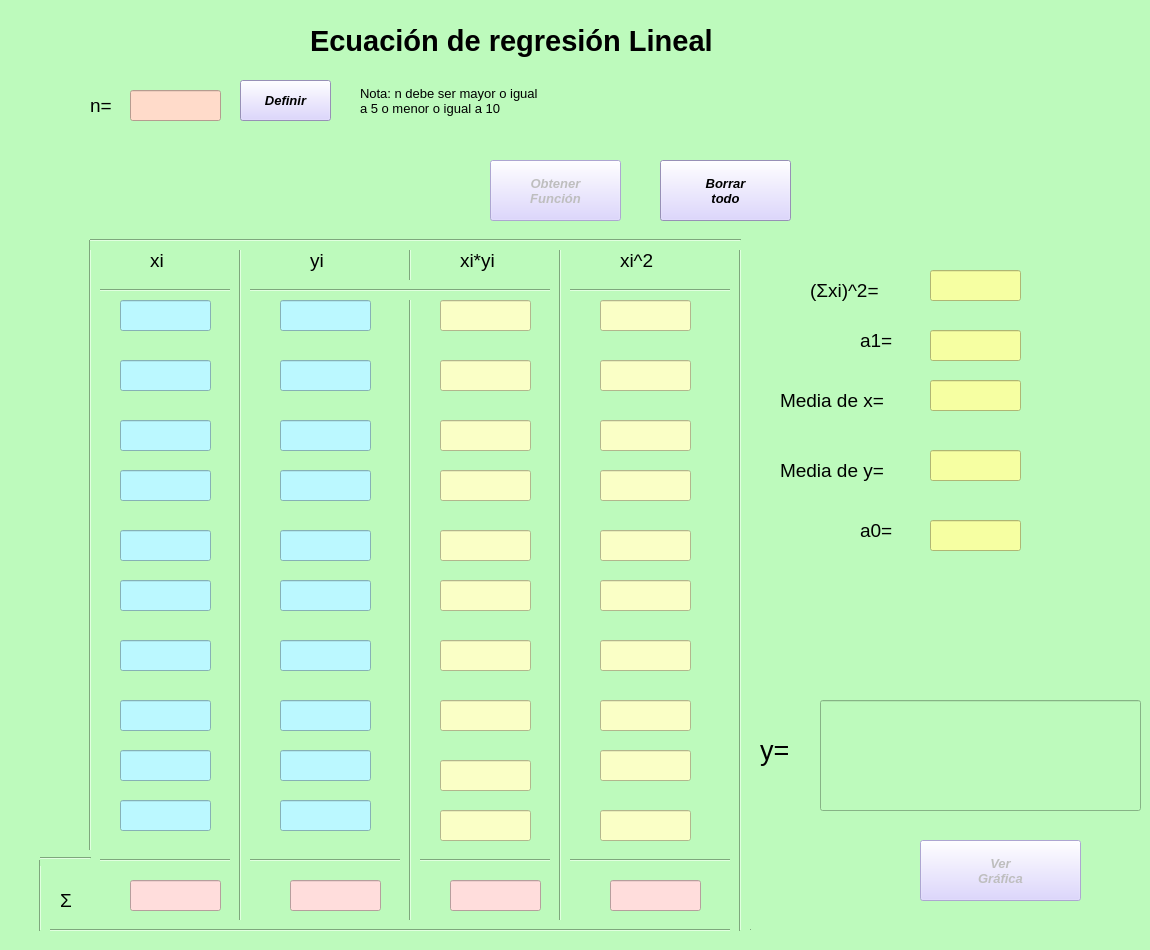
<?xml version="1.0" encoding="UTF-8"?>
<ui version="4.0">
 <class>Dialog</class>
 <widget class="QDialog" name="Dialog">
  <property name="geometry">
   <rect>
    <x>0</x>
    <y>0</y>
    <width>1150</width>
    <height>950</height>
   </rect>
  </property>
  <property name="minimumSize">
   <size>
    <width>1150</width>
    <height>950</height>
   </size>
  </property>
  <property name="maximumSize">
   <size>
    <width>1150</width>
    <height>950</height>
   </size>
  </property>
  <property name="windowTitle">
   <string>Regresion Lineal</string>
  </property>
  <property name="windowIcon">
   <iconset>
    <normaloff>Graf.ico</normaloff>Graf.ico</iconset>
  </property>
  <property name="styleSheet">
   <string notr="true">background-color: rgb(189, 250, 188);</string>
  </property>
  <widget class="QLabel" name="label">
   <property name="geometry">
    <rect>
     <x>310</x>
     <y>10</y>
     <width>571</width>
     <height>61</height>
    </rect>
   </property>
   <property name="font">
    <font>
     <pointsize>22</pointsize>
     <weight>75</weight>
     <bold>true</bold>
    </font>
   </property>
   <property name="text">
    <string>Ecuación de regresión Lineal</string>
   </property>
  </widget>
  <widget class="QLabel" name="lblxi">
   <property name="geometry">
    <rect>
     <x>70</x>
     <y>150</y>
     <width>161</width>
     <height>71</height>
    </rect>
   </property>
   <property name="font">
    <font>
     <pointsize>14</pointsize>
    </font>
   </property>
   <property name="text">
    <string/>
   </property>
  </widget>
  <widget class="QLabel" name="lblyi">
   <property name="geometry">
    <rect>
     <x>260</x>
     <y>150</y>
     <width>161</width>
     <height>81</height>
    </rect>
   </property>
   <property name="font">
    <font>
     <pointsize>14</pointsize>
    </font>
   </property>
   <property name="text">
    <string/>
   </property>
  </widget>
  <widget class="QLineEdit" name="txtxi1">
   <property name="enabled">
    <bool>false</bool>
   </property>
   <property name="geometry">
    <rect>
     <x>120</x>
     <y>300</y>
     <width>91</width>
     <height>31</height>
    </rect>
   </property>
   <property name="font">
    <font>
     <pointsize>12</pointsize>
    </font>
   </property>
   <property name="styleSheet">
    <string notr="true">background-color: rgb(187, 248, 255);</string>
   </property>
  </widget>
  <widget class="QLineEdit" name="txtxi2">
   <property name="enabled">
    <bool>false</bool>
   </property>
   <property name="geometry">
    <rect>
     <x>120</x>
     <y>360</y>
     <width>91</width>
     <height>31</height>
    </rect>
   </property>
   <property name="font">
    <font>
     <pointsize>12</pointsize>
    </font>
   </property>
   <property name="styleSheet">
    <string notr="true">background-color: rgb(187, 248, 255);</string>
   </property>
  </widget>
  <widget class="QLineEdit" name="txtxi3">
   <property name="enabled">
    <bool>false</bool>
   </property>
   <property name="geometry">
    <rect>
     <x>120</x>
     <y>420</y>
     <width>91</width>
     <height>31</height>
    </rect>
   </property>
   <property name="font">
    <font>
     <pointsize>12</pointsize>
    </font>
   </property>
   <property name="styleSheet">
    <string notr="true">background-color: rgb(187, 248, 255);</string>
   </property>
  </widget>
  <widget class="QLineEdit" name="txtxi4">
   <property name="enabled">
    <bool>false</bool>
   </property>
   <property name="geometry">
    <rect>
     <x>120</x>
     <y>470</y>
     <width>91</width>
     <height>31</height>
    </rect>
   </property>
   <property name="font">
    <font>
     <pointsize>12</pointsize>
    </font>
   </property>
   <property name="styleSheet">
    <string notr="true">background-color: rgb(187, 248, 255);</string>
   </property>
  </widget>
  <widget class="QLineEdit" name="txtxi5">
   <property name="enabled">
    <bool>false</bool>
   </property>
   <property name="geometry">
    <rect>
     <x>120</x>
     <y>530</y>
     <width>91</width>
     <height>31</height>
    </rect>
   </property>
   <property name="font">
    <font>
     <pointsize>12</pointsize>
    </font>
   </property>
   <property name="styleSheet">
    <string notr="true">background-color: rgb(187, 248, 255);</string>
   </property>
  </widget>
  <widget class="QLineEdit" name="txtxi6">
   <property name="enabled">
    <bool>false</bool>
   </property>
   <property name="geometry">
    <rect>
     <x>120</x>
     <y>580</y>
     <width>91</width>
     <height>31</height>
    </rect>
   </property>
   <property name="font">
    <font>
     <pointsize>12</pointsize>
    </font>
   </property>
   <property name="styleSheet">
    <string notr="true">background-color: rgb(187, 248, 255);</string>
   </property>
  </widget>
  <widget class="QLineEdit" name="txtxi7">
   <property name="enabled">
    <bool>false</bool>
   </property>
   <property name="geometry">
    <rect>
     <x>120</x>
     <y>640</y>
     <width>91</width>
     <height>31</height>
    </rect>
   </property>
   <property name="font">
    <font>
     <pointsize>12</pointsize>
    </font>
   </property>
   <property name="styleSheet">
    <string notr="true">background-color: rgb(187, 248, 255);</string>
   </property>
  </widget>
  <widget class="QLineEdit" name="txtyi1">
   <property name="enabled">
    <bool>false</bool>
   </property>
   <property name="geometry">
    <rect>
     <x>280</x>
     <y>300</y>
     <width>91</width>
     <height>31</height>
    </rect>
   </property>
   <property name="font">
    <font>
     <pointsize>12</pointsize>
    </font>
   </property>
   <property name="styleSheet">
    <string notr="true">background-color: rgb(187, 248, 255);</string>
   </property>
  </widget>
  <widget class="QLineEdit" name="txtyi3">
   <property name="enabled">
    <bool>false</bool>
   </property>
   <property name="geometry">
    <rect>
     <x>280</x>
     <y>420</y>
     <width>91</width>
     <height>31</height>
    </rect>
   </property>
   <property name="font">
    <font>
     <pointsize>12</pointsize>
    </font>
   </property>
   <property name="styleSheet">
    <string notr="true">background-color: rgb(187, 248, 255);</string>
   </property>
  </widget>
  <widget class="QLineEdit" name="txtyi5">
   <property name="enabled">
    <bool>false</bool>
   </property>
   <property name="geometry">
    <rect>
     <x>280</x>
     <y>530</y>
     <width>91</width>
     <height>31</height>
    </rect>
   </property>
   <property name="font">
    <font>
     <pointsize>12</pointsize>
    </font>
   </property>
   <property name="styleSheet">
    <string notr="true">background-color: rgb(187, 248, 255);</string>
   </property>
  </widget>
  <widget class="QLineEdit" name="txtyi2">
   <property name="enabled">
    <bool>false</bool>
   </property>
   <property name="geometry">
    <rect>
     <x>280</x>
     <y>360</y>
     <width>91</width>
     <height>31</height>
    </rect>
   </property>
   <property name="font">
    <font>
     <pointsize>12</pointsize>
    </font>
   </property>
   <property name="styleSheet">
    <string notr="true">background-color: rgb(187, 248, 255);</string>
   </property>
  </widget>
  <widget class="QLineEdit" name="txtyi6">
   <property name="enabled">
    <bool>false</bool>
   </property>
   <property name="geometry">
    <rect>
     <x>280</x>
     <y>580</y>
     <width>91</width>
     <height>31</height>
    </rect>
   </property>
   <property name="font">
    <font>
     <pointsize>12</pointsize>
    </font>
   </property>
   <property name="styleSheet">
    <string notr="true">background-color: rgb(187, 248, 255);</string>
   </property>
  </widget>
  <widget class="QLineEdit" name="txtyi7">
   <property name="enabled">
    <bool>false</bool>
   </property>
   <property name="geometry">
    <rect>
     <x>280</x>
     <y>640</y>
     <width>91</width>
     <height>31</height>
    </rect>
   </property>
   <property name="font">
    <font>
     <pointsize>12</pointsize>
    </font>
   </property>
   <property name="styleSheet">
    <string notr="true">background-color: rgb(187, 248, 255);</string>
   </property>
  </widget>
  <widget class="QLineEdit" name="txtyi4">
   <property name="enabled">
    <bool>false</bool>
   </property>
   <property name="geometry">
    <rect>
     <x>280</x>
     <y>470</y>
     <width>91</width>
     <height>31</height>
    </rect>
   </property>
   <property name="font">
    <font>
     <pointsize>12</pointsize>
    </font>
   </property>
   <property name="styleSheet">
    <string notr="true">background-color: rgb(187, 248, 255);</string>
   </property>
  </widget>
  <widget class="QLabel" name="label_5">
   <property name="geometry">
    <rect>
     <x>150</x>
     <y>240</y>
     <width>51</width>
     <height>41</height>
    </rect>
   </property>
   <property name="font">
    <font>
     <pointsize>14</pointsize>
    </font>
   </property>
   <property name="text">
    <string>xi</string>
   </property>
  </widget>
  <widget class="QLabel" name="label_6">
   <property name="geometry">
    <rect>
     <x>310</x>
     <y>240</y>
     <width>51</width>
     <height>41</height>
    </rect>
   </property>
   <property name="font">
    <font>
     <pointsize>14</pointsize>
    </font>
   </property>
   <property name="text">
    <string>yi</string>
   </property>
  </widget>
  <widget class="QLabel" name="label_7">
   <property name="geometry">
    <rect>
     <x>460</x>
     <y>240</y>
     <width>61</width>
     <height>41</height>
    </rect>
   </property>
   <property name="font">
    <font>
     <pointsize>14</pointsize>
    </font>
   </property>
   <property name="text">
    <string>xi*yi</string>
   </property>
  </widget>
  <widget class="QLineEdit" name="txtxiyi1">
   <property name="enabled">
    <bool>false</bool>
   </property>
   <property name="geometry">
    <rect>
     <x>440</x>
     <y>300</y>
     <width>91</width>
     <height>31</height>
    </rect>
   </property>
   <property name="font">
    <font>
     <pointsize>12</pointsize>
    </font>
   </property>
   <property name="styleSheet">
    <string notr="true">background-color: rgb(250, 255, 198);</string>
   </property>
  </widget>
  <widget class="QLineEdit" name="txtxiyi2">
   <property name="enabled">
    <bool>false</bool>
   </property>
   <property name="geometry">
    <rect>
     <x>440</x>
     <y>360</y>
     <width>91</width>
     <height>31</height>
    </rect>
   </property>
   <property name="font">
    <font>
     <pointsize>12</pointsize>
    </font>
   </property>
   <property name="styleSheet">
    <string notr="true">background-color: rgb(250, 255, 198);</string>
   </property>
  </widget>
  <widget class="QLineEdit" name="txtxiyi7">
   <property name="enabled">
    <bool>false</bool>
   </property>
   <property name="geometry">
    <rect>
     <x>440</x>
     <y>640</y>
     <width>91</width>
     <height>31</height>
    </rect>
   </property>
   <property name="font">
    <font>
     <pointsize>12</pointsize>
    </font>
   </property>
   <property name="styleSheet">
    <string notr="true">background-color: rgb(250, 255, 198);</string>
   </property>
  </widget>
  <widget class="QLineEdit" name="txtxiyi5">
   <property name="enabled">
    <bool>false</bool>
   </property>
   <property name="geometry">
    <rect>
     <x>440</x>
     <y>530</y>
     <width>91</width>
     <height>31</height>
    </rect>
   </property>
   <property name="font">
    <font>
     <pointsize>12</pointsize>
    </font>
   </property>
   <property name="styleSheet">
    <string notr="true">background-color: rgb(250, 255, 198);</string>
   </property>
  </widget>
  <widget class="QLineEdit" name="txtxiyi3">
   <property name="enabled">
    <bool>false</bool>
   </property>
   <property name="geometry">
    <rect>
     <x>440</x>
     <y>420</y>
     <width>91</width>
     <height>31</height>
    </rect>
   </property>
   <property name="font">
    <font>
     <pointsize>12</pointsize>
    </font>
   </property>
   <property name="styleSheet">
    <string notr="true">background-color: rgb(250, 255, 198);</string>
   </property>
  </widget>
  <widget class="QLineEdit" name="txtxiyi6">
   <property name="enabled">
    <bool>false</bool>
   </property>
   <property name="geometry">
    <rect>
     <x>440</x>
     <y>580</y>
     <width>91</width>
     <height>31</height>
    </rect>
   </property>
   <property name="font">
    <font>
     <pointsize>12</pointsize>
    </font>
   </property>
   <property name="styleSheet">
    <string notr="true">background-color: rgb(250, 255, 198);</string>
   </property>
  </widget>
  <widget class="QLineEdit" name="txtxiyi4">
   <property name="enabled">
    <bool>false</bool>
   </property>
   <property name="geometry">
    <rect>
     <x>440</x>
     <y>470</y>
     <width>91</width>
     <height>31</height>
    </rect>
   </property>
   <property name="font">
    <font>
     <pointsize>12</pointsize>
    </font>
   </property>
   <property name="styleSheet">
    <string notr="true">background-color: rgb(250, 255, 198);</string>
   </property>
  </widget>
  <widget class="QLabel" name="label_8">
   <property name="geometry">
    <rect>
     <x>620</x>
     <y>240</y>
     <width>51</width>
     <height>41</height>
    </rect>
   </property>
   <property name="font">
    <font>
     <pointsize>14</pointsize>
    </font>
   </property>
   <property name="text">
    <string>xi^2</string>
   </property>
  </widget>
  <widget class="QLineEdit" name="txtxi22">
   <property name="enabled">
    <bool>false</bool>
   </property>
   <property name="geometry">
    <rect>
     <x>600</x>
     <y>360</y>
     <width>91</width>
     <height>31</height>
    </rect>
   </property>
   <property name="font">
    <font>
     <pointsize>12</pointsize>
    </font>
   </property>
   <property name="styleSheet">
    <string notr="true">background-color: rgb(250, 255, 198);</string>
   </property>
  </widget>
  <widget class="QLineEdit" name="txtxi32">
   <property name="enabled">
    <bool>false</bool>
   </property>
   <property name="geometry">
    <rect>
     <x>600</x>
     <y>420</y>
     <width>91</width>
     <height>31</height>
    </rect>
   </property>
   <property name="font">
    <font>
     <pointsize>12</pointsize>
    </font>
   </property>
   <property name="styleSheet">
    <string notr="true">background-color: rgb(250, 255, 198);</string>
   </property>
  </widget>
  <widget class="QLineEdit" name="txtxi62">
   <property name="enabled">
    <bool>false</bool>
   </property>
   <property name="geometry">
    <rect>
     <x>600</x>
     <y>580</y>
     <width>91</width>
     <height>31</height>
    </rect>
   </property>
   <property name="font">
    <font>
     <pointsize>12</pointsize>
    </font>
   </property>
   <property name="styleSheet">
    <string notr="true">background-color: rgb(250, 255, 198);</string>
   </property>
  </widget>
  <widget class="QLineEdit" name="txtxi72">
   <property name="enabled">
    <bool>false</bool>
   </property>
   <property name="geometry">
    <rect>
     <x>600</x>
     <y>640</y>
     <width>91</width>
     <height>31</height>
    </rect>
   </property>
   <property name="font">
    <font>
     <pointsize>12</pointsize>
    </font>
   </property>
   <property name="styleSheet">
    <string notr="true">background-color: rgb(250, 255, 198);</string>
   </property>
  </widget>
  <widget class="QLineEdit" name="txtxi12">
   <property name="enabled">
    <bool>false</bool>
   </property>
   <property name="geometry">
    <rect>
     <x>600</x>
     <y>300</y>
     <width>91</width>
     <height>31</height>
    </rect>
   </property>
   <property name="font">
    <font>
     <pointsize>12</pointsize>
    </font>
   </property>
   <property name="styleSheet">
    <string notr="true">background-color: rgb(250, 255, 198);</string>
   </property>
  </widget>
  <widget class="QLineEdit" name="txtxi52">
   <property name="enabled">
    <bool>false</bool>
   </property>
   <property name="geometry">
    <rect>
     <x>600</x>
     <y>530</y>
     <width>91</width>
     <height>31</height>
    </rect>
   </property>
   <property name="font">
    <font>
     <pointsize>12</pointsize>
    </font>
   </property>
   <property name="styleSheet">
    <string notr="true">background-color: rgb(250, 255, 198);</string>
   </property>
  </widget>
  <widget class="QLineEdit" name="txtxi42">
   <property name="enabled">
    <bool>false</bool>
   </property>
   <property name="geometry">
    <rect>
     <x>600</x>
     <y>470</y>
     <width>91</width>
     <height>31</height>
    </rect>
   </property>
   <property name="font">
    <font>
     <pointsize>12</pointsize>
    </font>
   </property>
   <property name="styleSheet">
    <string notr="true">background-color: rgb(250, 255, 198);</string>
   </property>
  </widget>
  <widget class="QLabel" name="label_9">
   <property name="geometry">
    <rect>
     <x>60</x>
     <y>880</y>
     <width>21</width>
     <height>41</height>
    </rect>
   </property>
   <property name="font">
    <font>
     <pointsize>14</pointsize>
    </font>
   </property>
   <property name="text">
    <string>Σ</string>
   </property>
  </widget>
  <widget class="QLineEdit" name="txtSumxi">
   <property name="enabled">
    <bool>false</bool>
   </property>
   <property name="geometry">
    <rect>
     <x>130</x>
     <y>880</y>
     <width>91</width>
     <height>31</height>
    </rect>
   </property>
   <property name="font">
    <font>
     <pointsize>12</pointsize>
    </font>
   </property>
   <property name="styleSheet">
    <string notr="true">background-color: rgb(255, 221, 220);</string>
   </property>
  </widget>
  <widget class="Line" name="line">
   <property name="geometry">
    <rect>
     <x>100</x>
     <y>850</y>
     <width>641</width>
     <height>20</height>
    </rect>
   </property>
   <property name="orientation">
    <enum>Qt::Horizontal</enum>
   </property>
  </widget>
  <widget class="Line" name="line_2">
   <property name="geometry">
    <rect>
     <x>400</x>
     <y>240</y>
     <width>20</width>
     <height>691</height>
    </rect>
   </property>
   <property name="orientation">
    <enum>Qt::Vertical</enum>
   </property>
  </widget>
  <widget class="Line" name="line_3">
   <property name="geometry">
    <rect>
     <x>90</x>
     <y>280</y>
     <width>651</width>
     <height>20</height>
    </rect>
   </property>
   <property name="orientation">
    <enum>Qt::Horizontal</enum>
   </property>
  </widget>
  <widget class="QLineEdit" name="txtSumyi">
   <property name="enabled">
    <bool>false</bool>
   </property>
   <property name="geometry">
    <rect>
     <x>290</x>
     <y>880</y>
     <width>91</width>
     <height>31</height>
    </rect>
   </property>
   <property name="font">
    <font>
     <pointsize>12</pointsize>
    </font>
   </property>
   <property name="styleSheet">
    <string notr="true">background-color: rgb(255, 221, 220);</string>
   </property>
  </widget>
  <widget class="QLineEdit" name="txtSumxiyi">
   <property name="enabled">
    <bool>false</bool>
   </property>
   <property name="geometry">
    <rect>
     <x>450</x>
     <y>880</y>
     <width>91</width>
     <height>31</height>
    </rect>
   </property>
   <property name="font">
    <font>
     <pointsize>12</pointsize>
    </font>
   </property>
   <property name="styleSheet">
    <string notr="true">background-color: rgb(255, 221, 220);</string>
   </property>
  </widget>
  <widget class="QLineEdit" name="txtSumxi2">
   <property name="enabled">
    <bool>false</bool>
   </property>
   <property name="geometry">
    <rect>
     <x>610</x>
     <y>880</y>
     <width>91</width>
     <height>31</height>
    </rect>
   </property>
   <property name="font">
    <font>
     <pointsize>12</pointsize>
    </font>
   </property>
   <property name="styleSheet">
    <string notr="true">background-color: rgb(255, 221, 220);</string>
   </property>
  </widget>
  <widget class="Line" name="line_4">
   <property name="geometry">
    <rect>
     <x>230</x>
     <y>240</y>
     <width>20</width>
     <height>691</height>
    </rect>
   </property>
   <property name="orientation">
    <enum>Qt::Vertical</enum>
   </property>
  </widget>
  <widget class="Line" name="line_5">
   <property name="geometry">
    <rect>
     <x>550</x>
     <y>240</y>
     <width>20</width>
     <height>681</height>
    </rect>
   </property>
   <property name="orientation">
    <enum>Qt::Vertical</enum>
   </property>
  </widget>
  <widget class="Line" name="line_6">
   <property name="geometry">
    <rect>
     <x>40</x>
     <y>920</y>
     <width>711</width>
     <height>20</height>
    </rect>
   </property>
   <property name="orientation">
    <enum>Qt::Horizontal</enum>
   </property>
  </widget>
  <widget class="Line" name="line_7">
   <property name="geometry">
    <rect>
     <x>80</x>
     <y>240</y>
     <width>20</width>
     <height>621</height>
    </rect>
   </property>
   <property name="orientation">
    <enum>Qt::Vertical</enum>
   </property>
  </widget>
  <widget class="Line" name="line_8">
   <property name="geometry">
    <rect>
     <x>730</x>
     <y>240</y>
     <width>20</width>
     <height>691</height>
    </rect>
   </property>
   <property name="orientation">
    <enum>Qt::Vertical</enum>
   </property>
  </widget>
  <widget class="Line" name="line_9">
   <property name="geometry">
    <rect>
     <x>30</x>
     <y>860</y>
     <width>20</width>
     <height>71</height>
    </rect>
   </property>
   <property name="orientation">
    <enum>Qt::Vertical</enum>
   </property>
  </widget>
  <widget class="Line" name="line_10">
   <property name="geometry">
    <rect>
     <x>40</x>
     <y>850</y>
     <width>51</width>
     <height>16</height>
    </rect>
   </property>
   <property name="orientation">
    <enum>Qt::Horizontal</enum>
   </property>
  </widget>
  <widget class="Line" name="line_11">
   <property name="geometry">
    <rect>
     <x>90</x>
     <y>230</y>
     <width>651</width>
     <height>20</height>
    </rect>
   </property>
   <property name="orientation">
    <enum>Qt::Horizontal</enum>
   </property>
  </widget>
  <widget class="QLabel" name="label_10">
   <property name="geometry">
    <rect>
     <x>780</x>
     <y>380</y>
     <width>151</width>
     <height>41</height>
    </rect>
   </property>
   <property name="font">
    <font>
     <pointsize>14</pointsize>
    </font>
   </property>
   <property name="text">
    <string>Media de x=</string>
   </property>
  </widget>
  <widget class="QLabel" name="label_11">
   <property name="geometry">
    <rect>
     <x>780</x>
     <y>450</y>
     <width>151</width>
     <height>41</height>
    </rect>
   </property>
   <property name="font">
    <font>
     <pointsize>14</pointsize>
    </font>
   </property>
   <property name="text">
    <string>Media de y=</string>
   </property>
  </widget>
  <widget class="QLineEdit" name="txtxiM">
   <property name="enabled">
    <bool>false</bool>
   </property>
   <property name="geometry">
    <rect>
     <x>930</x>
     <y>380</y>
     <width>91</width>
     <height>31</height>
    </rect>
   </property>
   <property name="font">
    <font>
     <pointsize>12</pointsize>
    </font>
   </property>
   <property name="styleSheet">
    <string notr="true">background-color: rgb(246, 255, 162);</string>
   </property>
  </widget>
  <widget class="QLineEdit" name="txtyiM">
   <property name="enabled">
    <bool>false</bool>
   </property>
   <property name="geometry">
    <rect>
     <x>930</x>
     <y>450</y>
     <width>91</width>
     <height>31</height>
    </rect>
   </property>
   <property name="font">
    <font>
     <pointsize>12</pointsize>
    </font>
   </property>
   <property name="styleSheet">
    <string notr="true">background-color: rgb(246, 255, 162);</string>
   </property>
  </widget>
  <widget class="QLabel" name="label_12">
   <property name="geometry">
    <rect>
     <x>810</x>
     <y>270</y>
     <width>101</width>
     <height>41</height>
    </rect>
   </property>
   <property name="font">
    <font>
     <pointsize>14</pointsize>
    </font>
   </property>
   <property name="text">
    <string>(Σxi)^2=</string>
   </property>
  </widget>
  <widget class="QLineEdit" name="txtxiSum22">
   <property name="enabled">
    <bool>false</bool>
   </property>
   <property name="geometry">
    <rect>
     <x>930</x>
     <y>270</y>
     <width>91</width>
     <height>31</height>
    </rect>
   </property>
   <property name="font">
    <font>
     <pointsize>12</pointsize>
    </font>
   </property>
   <property name="styleSheet">
    <string notr="true">background-color: rgb(246, 255, 162);</string>
   </property>
  </widget>
  <widget class="QLabel" name="lblRespuesta">
   <property name="geometry">
    <rect>
     <x>830</x>
     <y>630</y>
     <width>261</width>
     <height>41</height>
    </rect>
   </property>
   <property name="font">
    <font>
     <pointsize>14</pointsize>
     <underline>true</underline>
    </font>
   </property>
   <property name="text">
    <string/>
   </property>
  </widget>
  <widget class="QLineEdit" name="txtEcuacion">
   <property name="enabled">
    <bool>false</bool>
   </property>
   <property name="geometry">
    <rect>
     <x>820</x>
     <y>700</y>
     <width>321</width>
     <height>111</height>
    </rect>
   </property>
   <property name="font">
    <font>
     <pointsize>16</pointsize>
     <weight>75</weight>
     <bold>true</bold>
     <underline>true</underline>
    </font>
   </property>
  </widget>
  <widget class="QPushButton" name="btnEcuacion">
   <property name="enabled">
    <bool>false</bool>
   </property>
   <property name="geometry">
    <rect>
     <x>490</x>
     <y>160</y>
     <width>131</width>
     <height>61</height>
    </rect>
   </property>
   <property name="font">
    <font>
     <family>MS Sans Serif</family>
     <pointsize>10</pointsize>
     <weight>75</weight>
     <italic>true</italic>
     <bold>true</bold>
    </font>
   </property>
   <property name="styleSheet">
    <string notr="true">background-color: rgb(211, 202, 255);</string>
   </property>
   <property name="text">
    <string>Obtener 
Función</string>
   </property>
   <property name="icon">
    <iconset>
     <normaloff>Calcu.ico</normaloff>Calcu.ico</iconset>
   </property>
   <property name="iconSize">
    <size>
     <width>30</width>
     <height>30</height>
    </size>
   </property>
  </widget>
  <widget class="QLabel" name="label_14">
   <property name="geometry">
    <rect>
     <x>860</x>
     <y>320</y>
     <width>41</width>
     <height>41</height>
    </rect>
   </property>
   <property name="font">
    <font>
     <pointsize>14</pointsize>
    </font>
   </property>
   <property name="text">
    <string>a1=</string>
   </property>
  </widget>
  <widget class="QLineEdit" name="txta1">
   <property name="enabled">
    <bool>false</bool>
   </property>
   <property name="geometry">
    <rect>
     <x>930</x>
     <y>330</y>
     <width>91</width>
     <height>31</height>
    </rect>
   </property>
   <property name="font">
    <font>
     <pointsize>12</pointsize>
    </font>
   </property>
   <property name="styleSheet">
    <string notr="true">background-color: rgb(246, 255, 162);</string>
   </property>
  </widget>
  <widget class="QLineEdit" name="txta0">
   <property name="enabled">
    <bool>false</bool>
   </property>
   <property name="geometry">
    <rect>
     <x>930</x>
     <y>520</y>
     <width>91</width>
     <height>31</height>
    </rect>
   </property>
   <property name="font">
    <font>
     <pointsize>12</pointsize>
    </font>
   </property>
   <property name="styleSheet">
    <string notr="true">background-color: rgb(246, 255, 162);</string>
   </property>
   <property name="text">
    <string/>
   </property>
  </widget>
  <widget class="QLabel" name="label_15">
   <property name="geometry">
    <rect>
     <x>860</x>
     <y>510</y>
     <width>41</width>
     <height>41</height>
    </rect>
   </property>
   <property name="font">
    <font>
     <pointsize>14</pointsize>
    </font>
   </property>
   <property name="text">
    <string>a0=</string>
   </property>
  </widget>
  <widget class="QPushButton" name="btnGrafica">
   <property name="enabled">
    <bool>false</bool>
   </property>
   <property name="geometry">
    <rect>
     <x>920</x>
     <y>840</y>
     <width>161</width>
     <height>61</height>
    </rect>
   </property>
   <property name="font">
    <font>
     <family>MS Sans Serif</family>
     <pointsize>10</pointsize>
     <weight>75</weight>
     <italic>true</italic>
     <bold>true</bold>
    </font>
   </property>
   <property name="styleSheet">
    <string notr="true">background-color: rgb(211, 202, 255);
</string>
   </property>
   <property name="text">
    <string>Ver 
Gráfica</string>
   </property>
   <property name="icon">
    <iconset>
     <normaloff>Graf.ico</normaloff>Graf.ico</iconset>
   </property>
   <property name="iconSize">
    <size>
     <width>40</width>
     <height>40</height>
    </size>
   </property>
  </widget>
  <widget class="QLabel" name="label_16">
   <property name="geometry">
    <rect>
     <x>760</x>
     <y>730</y>
     <width>41</width>
     <height>41</height>
    </rect>
   </property>
   <property name="font">
    <font>
     <pointsize>20</pointsize>
    </font>
   </property>
   <property name="text">
    <string>y=</string>
   </property>
  </widget>
  <widget class="QPushButton" name="btnBorrar">
   <property name="enabled">
    <bool>true</bool>
   </property>
   <property name="geometry">
    <rect>
     <x>660</x>
     <y>160</y>
     <width>131</width>
     <height>61</height>
    </rect>
   </property>
   <property name="font">
    <font>
     <family>MS Sans Serif</family>
     <pointsize>10</pointsize>
     <weight>75</weight>
     <italic>true</italic>
     <bold>true</bold>
    </font>
   </property>
   <property name="styleSheet">
    <string notr="true">background-color: rgb(211, 202, 255);
</string>
   </property>
   <property name="text">
    <string>Borrar 
todo</string>
   </property>
   <property name="icon">
    <iconset>
     <normaloff>Borrar.ico</normaloff>Borrar.ico</iconset>
   </property>
   <property name="iconSize">
    <size>
     <width>30</width>
     <height>30</height>
    </size>
   </property>
  </widget>
  <widget class="QLineEdit" name="txtxi8">
   <property name="enabled">
    <bool>false</bool>
   </property>
   <property name="geometry">
    <rect>
     <x>120</x>
     <y>700</y>
     <width>91</width>
     <height>31</height>
    </rect>
   </property>
   <property name="font">
    <font>
     <pointsize>12</pointsize>
    </font>
   </property>
   <property name="styleSheet">
    <string notr="true">background-color: rgb(187, 248, 255);</string>
   </property>
  </widget>
  <widget class="QLineEdit" name="txtxi9">
   <property name="enabled">
    <bool>false</bool>
   </property>
   <property name="geometry">
    <rect>
     <x>120</x>
     <y>750</y>
     <width>91</width>
     <height>31</height>
    </rect>
   </property>
   <property name="font">
    <font>
     <pointsize>12</pointsize>
    </font>
   </property>
   <property name="styleSheet">
    <string notr="true">background-color: rgb(187, 248, 255);</string>
   </property>
  </widget>
  <widget class="QLineEdit" name="txtxi10">
   <property name="enabled">
    <bool>false</bool>
   </property>
   <property name="geometry">
    <rect>
     <x>120</x>
     <y>800</y>
     <width>91</width>
     <height>31</height>
    </rect>
   </property>
   <property name="font">
    <font>
     <pointsize>12</pointsize>
    </font>
   </property>
   <property name="styleSheet">
    <string notr="true">background-color: rgb(187, 248, 255);</string>
   </property>
  </widget>
  <widget class="QLineEdit" name="txtyi8">
   <property name="enabled">
    <bool>false</bool>
   </property>
   <property name="geometry">
    <rect>
     <x>280</x>
     <y>700</y>
     <width>91</width>
     <height>31</height>
    </rect>
   </property>
   <property name="font">
    <font>
     <pointsize>12</pointsize>
    </font>
   </property>
   <property name="styleSheet">
    <string notr="true">background-color: rgb(187, 248, 255);</string>
   </property>
  </widget>
  <widget class="QLineEdit" name="txtyi9">
   <property name="enabled">
    <bool>false</bool>
   </property>
   <property name="geometry">
    <rect>
     <x>280</x>
     <y>750</y>
     <width>91</width>
     <height>31</height>
    </rect>
   </property>
   <property name="font">
    <font>
     <pointsize>12</pointsize>
    </font>
   </property>
   <property name="styleSheet">
    <string notr="true">background-color: rgb(187, 248, 255);</string>
   </property>
  </widget>
  <widget class="QLineEdit" name="txtyi10">
   <property name="enabled">
    <bool>false</bool>
   </property>
   <property name="geometry">
    <rect>
     <x>280</x>
     <y>800</y>
     <width>91</width>
     <height>31</height>
    </rect>
   </property>
   <property name="font">
    <font>
     <pointsize>12</pointsize>
    </font>
   </property>
   <property name="styleSheet">
    <string notr="true">background-color: rgb(187, 248, 255);</string>
   </property>
  </widget>
  <widget class="QLineEdit" name="txtxiyi8">
   <property name="enabled">
    <bool>false</bool>
   </property>
   <property name="geometry">
    <rect>
     <x>440</x>
     <y>700</y>
     <width>91</width>
     <height>31</height>
    </rect>
   </property>
   <property name="font">
    <font>
     <pointsize>12</pointsize>
    </font>
   </property>
   <property name="styleSheet">
    <string notr="true">background-color: rgb(250, 255, 198);</string>
   </property>
  </widget>
  <widget class="QLineEdit" name="txtxiyi9">
   <property name="enabled">
    <bool>false</bool>
   </property>
   <property name="geometry">
    <rect>
     <x>440</x>
     <y>760</y>
     <width>91</width>
     <height>31</height>
    </rect>
   </property>
   <property name="font">
    <font>
     <pointsize>12</pointsize>
    </font>
   </property>
   <property name="styleSheet">
    <string notr="true">background-color: rgb(250, 255, 198);</string>
   </property>
  </widget>
  <widget class="QLineEdit" name="txtxiyi10">
   <property name="enabled">
    <bool>false</bool>
   </property>
   <property name="geometry">
    <rect>
     <x>440</x>
     <y>810</y>
     <width>91</width>
     <height>31</height>
    </rect>
   </property>
   <property name="font">
    <font>
     <pointsize>12</pointsize>
    </font>
   </property>
   <property name="styleSheet">
    <string notr="true">background-color: rgb(250, 255, 198);</string>
   </property>
  </widget>
  <widget class="QLineEdit" name="txtxi82">
   <property name="enabled">
    <bool>false</bool>
   </property>
   <property name="geometry">
    <rect>
     <x>600</x>
     <y>700</y>
     <width>91</width>
     <height>31</height>
    </rect>
   </property>
   <property name="font">
    <font>
     <pointsize>12</pointsize>
    </font>
   </property>
   <property name="styleSheet">
    <string notr="true">background-color: rgb(250, 255, 198);</string>
   </property>
  </widget>
  <widget class="QLineEdit" name="txtxi92">
   <property name="enabled">
    <bool>false</bool>
   </property>
   <property name="geometry">
    <rect>
     <x>600</x>
     <y>750</y>
     <width>91</width>
     <height>31</height>
    </rect>
   </property>
   <property name="font">
    <font>
     <pointsize>12</pointsize>
    </font>
   </property>
   <property name="styleSheet">
    <string notr="true">background-color: rgb(250, 255, 198);</string>
   </property>
  </widget>
  <widget class="QLineEdit" name="txtxi102">
   <property name="enabled">
    <bool>false</bool>
   </property>
   <property name="geometry">
    <rect>
     <x>600</x>
     <y>810</y>
     <width>91</width>
     <height>31</height>
    </rect>
   </property>
   <property name="font">
    <font>
     <pointsize>12</pointsize>
    </font>
   </property>
   <property name="styleSheet">
    <string notr="true">background-color: rgb(250, 255, 198);</string>
   </property>
  </widget>
  <widget class="QLabel" name="label_3">
   <property name="geometry">
    <rect>
     <x>90</x>
     <y>90</y>
     <width>51</width>
     <height>31</height>
    </rect>
   </property>
   <property name="font">
    <font>
     <pointsize>14</pointsize>
    </font>
   </property>
   <property name="text">
    <string>n=</string>
   </property>
  </widget>
  <widget class="QLineEdit" name="txtn">
   <property name="geometry">
    <rect>
     <x>130</x>
     <y>90</y>
     <width>91</width>
     <height>31</height>
    </rect>
   </property>
   <property name="font">
    <font>
     <pointsize>12</pointsize>
    </font>
   </property>
   <property name="styleSheet">
    <string notr="true">background-color: rgb(255, 219, 202);</string>
   </property>
  </widget>
  <widget class="QPushButton" name="btnDefinirN">
   <property name="enabled">
    <bool>true</bool>
   </property>
   <property name="geometry">
    <rect>
     <x>240</x>
     <y>80</y>
     <width>91</width>
     <height>41</height>
    </rect>
   </property>
   <property name="font">
    <font>
     <family>MS Sans Serif</family>
     <pointsize>10</pointsize>
     <weight>75</weight>
     <italic>true</italic>
     <bold>true</bold>
    </font>
   </property>
   <property name="styleSheet">
    <string notr="true">background-color: rgb(211, 202, 255);
</string>
   </property>
   <property name="text">
    <string>Definir</string>
   </property>
   <property name="icon">
    <iconset>
     <normaloff>Definir.ico</normaloff>Definir.ico</iconset>
   </property>
  </widget>
  <widget class="QLabel" name="label_13">
   <property name="geometry">
    <rect>
     <x>360</x>
     <y>80</y>
     <width>291</width>
     <height>41</height>
    </rect>
   </property>
   <property name="font">
    <font>
     <pointsize>10</pointsize>
    </font>
   </property>
   <property name="text">
    <string>Nota: n debe ser mayor o igual 
a 5 o menor o igual a 10</string>
   </property>
  </widget>
 </widget>
 <resources/>
 <connections/>
</ui>
